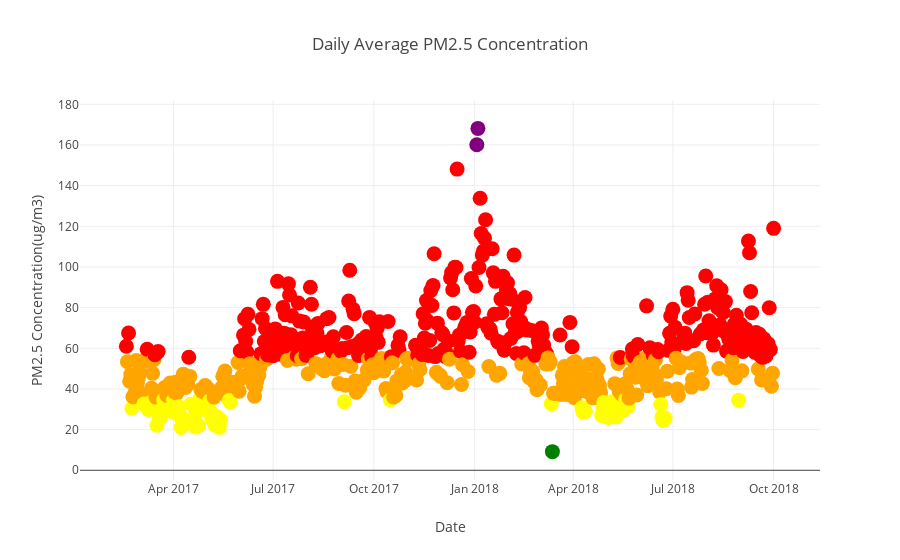

Write notebook code for a chart like this one.
### Code cell
##remove nan for visualizations 
y = daily_average_airquality_data_concentrations['PM2.5(Ug/m3)'].dropna().values
pm25 = go.Scatter(x=daily_average_airquality_data_concentrations.dropna().index,
                  y = daily_average_airquality_data_concentrations['PM2.5(Ug/m3)'].dropna().values, 
                  mode='markers',
                  marker = dict(color=list(map(SetColor, y)),size=15)
                  
                 ) 

layout = go.Layout(title='Daily Average PM2.5 Concentration', xaxis=dict(title='Date'),
                   yaxis=dict(title='PM2.5 Concentration(ug/m3)'))

fig = go.Figure(data=[pm25], layout=layout)
iplot(fig)
pio.write_image(fig, os.path.join(filepath , 'daily_average_pm25_concentration.png'))

### Figure 1 — Plotly figure (JSON) as saved in the notebook; plotly's stock layout.template omitted (floating-point values rounded to 4 significant figures; data arrays with more than 128 entries replaced by an {"elided": "..."} marker saying what was removed)
{"data": [{"marker": {"color": {"elided": "592 str values"}, "size": 15}, "mode": "markers", "type": "scatter", "uid": "ce8cc696-1ce6-420c-8a80-bc07f1aaaafa", "x": {"elided": "592 str values"}, "y": {"elided": "592 float values"}}], "layout": {"title": {"text": "Daily Average PM2.5 Concentration"}, "xaxis": {"title": {"text": "Date"}}, "yaxis": {"title": {"text": "PM2.5 Concentration(ug/m3)"}}}}
